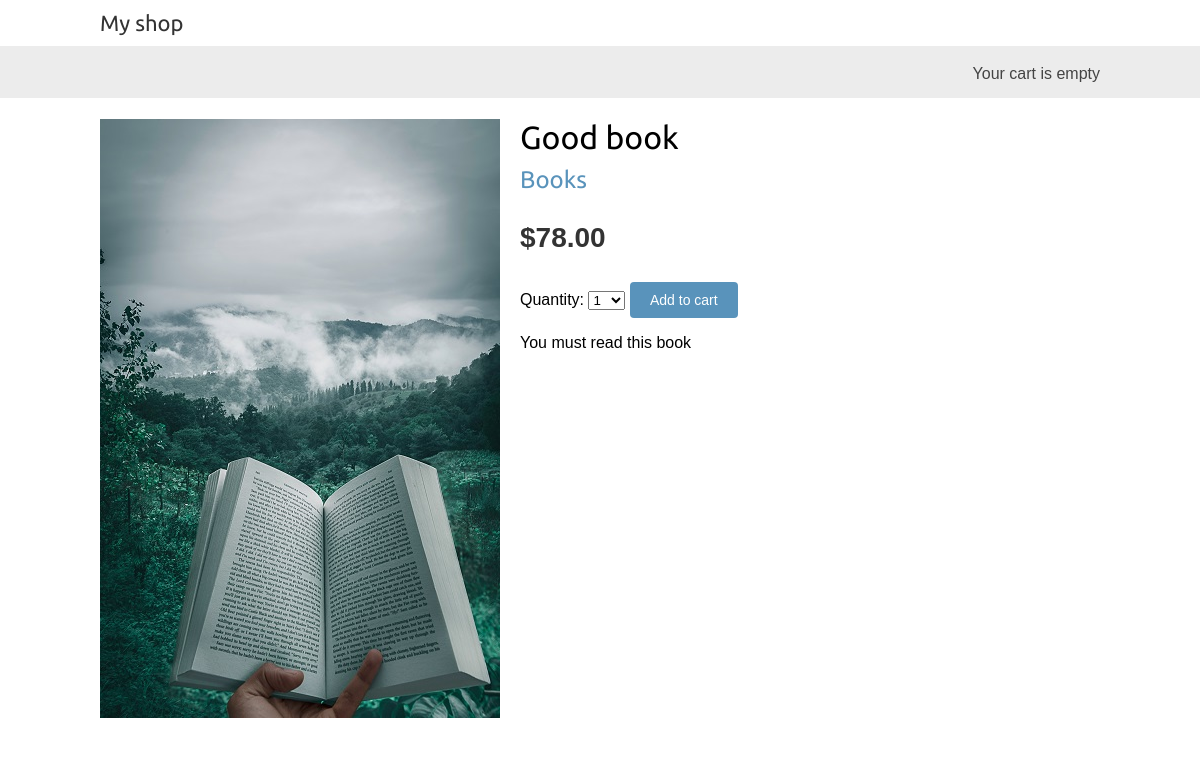
The app's page /7/good-book/ with its own data.
### myshop/models.py (models this page shows, shortened)
class Product(models.Model):
    category = models.ForeignKey(Category,related_name='products',
                                 on_delete=models.CASCADE)
    name = models.CharField(max_length=200)
    slug = models.CharField(max_length=200)
    image = models.ImageField(upload_to='products/%Y/%m/%d',blank=True)
    description = models.TextField(blank=True)
    price = models.DecimalField(max_digits=10,decimal_places=2)
    available = models.BooleanField(default=True)
    created= models.DateTimeField(auto_now_add=True)
    updated = models.DateTimeField(auto_now_add=True)
    class Meta:
        ordering = ['name']

class Category(models.Model):
    name = models.CharField(max_length=200)
    slug = models.SlugField(max_length=200,unique=True)
    class Meta:
        ordering = ['name']
        indexes = [models.Index(fields=['name']),]
        verbose_name = 'category'
        verbose_name_plural = 'categories'
    def get_absolute_url(self):
        return reverse("myshop:product_list_by_category",args=[self.slug])
    def __str__(self):
        return self.name

### myshop/views.py (the view)
def product_detail(request,id,slug):
    product = get_object_or_404(Product,id=id,slug=slug,available=True)
    cart_product_form = CartAddProductForm()
    return render(request,'shop/product/detail.html',{'product':product,
                                                      'cart_product_form':cart_product_form})

### cart/forms.py
class CartAddProductForm(forms.Form):
    quantity = forms.TypedChoiceField(choices=PRODUCT_QUANTITY_CHOICES,coerce=int)
    override = forms.BooleanField(required=False,initial=False,widget=forms.HiddenInput)

### cart/cart.py (called while the page is built)
    def __len__(self):
        return sum(item['quantity'] for item in self.cart.values())

### cart/context_processors.py (called while the page is built)
def cart(request):
    return {'cart':Cart(request)}

### myshop/templates/shop/product/detail.html (shortened to what this page needs)
{% extends "shop/base.html" %}
{% load static %}
{% block content %}
<div class="product-detail">
    {% if product.image%}
    <img src="{{ product.image.url }}">
    {% else %}
    <img src="{% static 'img/no_image.png'%}">
    {% endif %}
    <h1>{{ product.name }}</h1>
    <h2>
        <a href="{{ product.category.get_absolute_url}}">
            {{ product.category }}
        </a>
    </h2>
    <p class="price">
        ${{ product.price }}
    </p>
    <form action="{% url 'cart:cart_add' product.id %}" method="post">
        {{cart_product_form}}
        <input type="submit" value="Add to cart">
    </form>
    {{ product.description|linebreaks }}
</div>
{% endblock %}

### myshop/static/css/base.css (style rules this page uses)
h1, h2, h3, h4, h5, h6 { font-family: 'Ubuntu', sans-serif; font-weight: normal; }
a { text-decoration: none; color: #5993bb; }
a.button, input[type="submit"] { color: #fff; background: #5993bb; border-radius: 4px; padding: 10px 20px; font-size: 14px; border: 0; }
.product-detail { text-align: justify; }
.product-detail .price { color: #333; font-size: 28px; font-weight: bold; }
.product-detail img { width: 40%; float: left; padding: 0 20px 20px 0; }
.product-detail h1 { margin-bottom: 0; }
.product-detail h2 { margin-top: 10px; }

### records on screen
Product: image (picture), name "Good book", category "Books", price "78.00", description "You must read this book"
